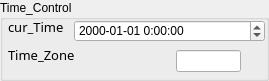
          <widget class="QGroupBox" name="groupBox_13">
           <property name="geometry">
            <rect>
             <x>8</x>
             <y>370</y>
             <width>269</width>
             <height>81</height>
            </rect>
           </property>
           <property name="autoFillBackground">
            <bool>true</bool>
           </property>
           <property name="title">
            <string>Time_Control</string>
           </property>
           <property name="flat">
            <bool>false</bool>
           </property>
           <widget class="QLabel" name="label_49">
            <property name="geometry">
             <rect>
              <x>8</x>
              <y>10</y>
              <width>65</width>
              <height>34</height>
             </rect>
            </property>
            <property name="font">
             <font>
              <family>微软雅黑</family>
              <pointsize>10</pointsize>
             </font>
            </property>
            <property name="text">
             <string>cur_Time</string>
            </property>
           </widget>
           <widget class="QLabel" name="label_80">
            <property name="geometry">
             <rect>
              <x>8</x>
              <y>38</y>
              <width>73</width>
              <height>34</height>
             </rect>
            </property>
            <property name="font">
             <font>
              <family>微软雅黑</family>
              <pointsize>10</pointsize>
             </font>
            </property>
            <property name="text">
             <string>Time_Zone</string>
            </property>
           </widget>
           <widget class="QLineEdit" name="le_elstimezone">
            <property name="geometry">
             <rect>
              <x>176</x>
              <y>50</y>
              <width>65</width>
              <height>22</height>
             </rect>
            </property>
           </widget>
           <widget class="QDateTimeEdit" name="wdg_intialtime">
            <property name="geometry">
             <rect>
              <x>74</x>
              <y>20</y>
              <width>191</width>
              <height>22</height>
             </rect>
            </property>
            <property name="correctionMode">
             <enum>QAbstractSpinBox::CorrectToNearestValue</enum>
            </property>
            <property name="currentSection">
             <enum>QDateTimeEdit::YearSection</enum>
            </property>
            <property name="displayFormat">
             <string>yyyy-MM-dd H:mm:ss</string>
            </property>
            <property name="calendarPopup">
             <bool>false</bool>
            </property>
           </widget>
          </widget>
